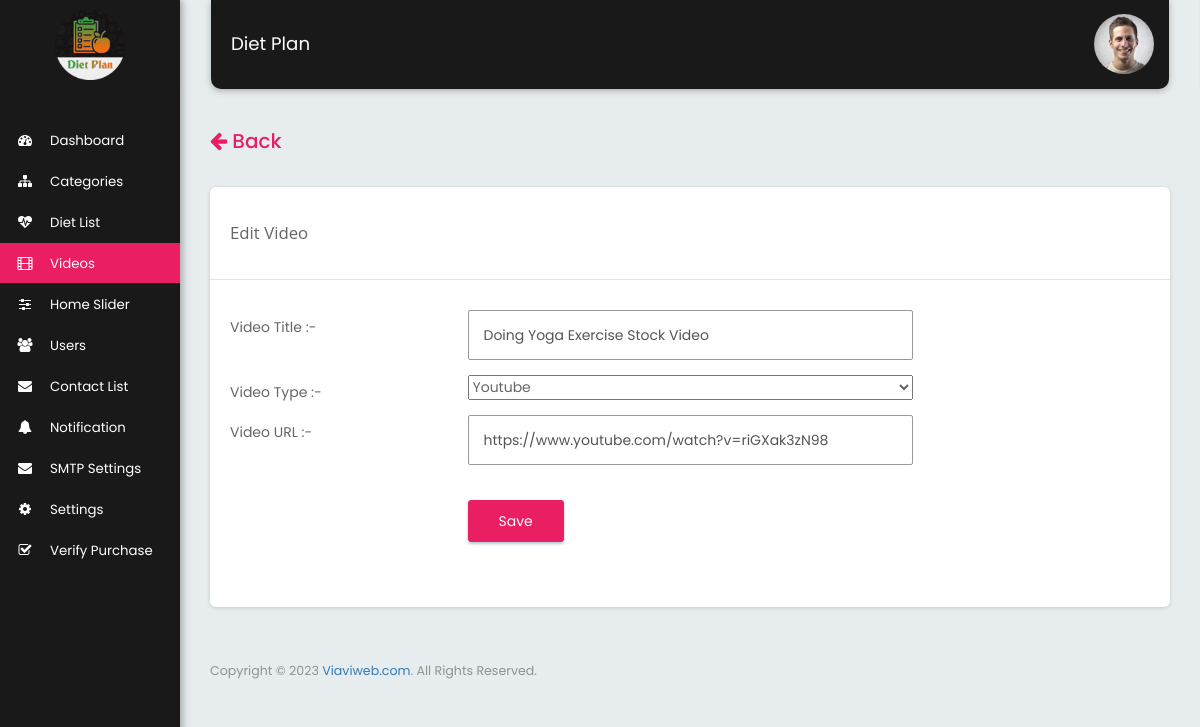
Page /edit_video.php?video_id=5&redirect=manage_videos.php (signed in) on the committed database.
### tables this page shows
CREATE TABLE `tbl_video` (
  `id` int(11) NOT NULL,
  `video_type` varchar(200) NOT NULL,
  `video_title` varchar(200) NOT NULL,
  `video_url` text NOT NULL,
  `video_id` varchar(200) DEFAULT NULL,
  `video_thumbnail` text NOT NULL,
  `video_duration` varchar(200) DEFAULT NULL,
  `total_views` int(11) NOT NULL DEFAULT 0,
  `is_slider` int(1) NOT NULL DEFAULT 0,
  `status` int(1) NOT NULL DEFAULT 1
);

### edit_video.php (the view, shortened to what this page needs)
<?php $page_title="Edit Video";
include("includes/header.php");
$qry="SELECT * FROM tbl_video WHERE `id`='".$_GET['video_id']."'";
$result=mysqli_query($mysqli,$qry);
$row=mysqli_fetch_assoc($result);
        ?>
       <div class="row">
        <div class="col-md-12">
         <?php
         if(isset($_GET['redirect'])){
           echo '<a href="'.$_GET['redirect'].'" class="btn_back"><h4 class="pull-left" style="font-size: 20px;color: #e91e63"><i class="fa fa-arrow-left"></i> Back</h4></a>';
         }
         else{
           echo '<a href="manage_videos.php" class="btn_back"><h4 class="pull-left" style="font-size: 20px;color: #e91e63"><i class="fa fa-arrow-left"></i> Back</h4></a>';
         }
         ?>
         <div class="card">
          <div class="page_title_block">
            <div class="col-md-5 col-xs-12">
              <div class="page_title"><?=$page_title?></div>
            </div>
          </div>
          <div class="clearfix"></div>
          <div class="card-body mrg_bottom">
            <form action="" name="edit_form" method="post" class="form form-horizontal" enctype="multipart/form-data">
              <div class="section">
                <div class="section-body">
                  <div class="form-group">
                    <label class="col-md-3 control-label">Video Title :-</label>
                    <div class="col-md-6">
                      <input type="text" name="video_title" id="video_title" value="<?php echo $row['video_title']?>" class="form-control" required>
                    </div>
                  </div>
                  <div class="form-group">
                    <label class="col-md-3 control-label">Video Type :-</label>
                    <div class="col-md-6">
                      <select name="video_type" id="video_type" style="width:280px; height:25px;" class="select2" required>
                        <option value="youtube" <?php if($row['video_type']=='youtube'){?>selected<?php }?>>Youtube</option>
                      </select>
                    </div>
                  </div>
                  <div id="video_url_display" class="form-group" <?php if($row['video_type']=='local'){?>style="display:none;"<?php }else{?>style="display:block;"<?php }?>>
                    <label class="col-md-3 control-label">Video URL :-</label>
                    <div class="col-md-6">
                      <input type="text" name="video_url" id="video_url" value="<?php echo $row['video_url']?>" class="form-control">
                    </div>
                  </div>
                  <br>
                <div class="form-group">
                  <div class="col-md-9 col-md-offset-3">
                    <button type="submit" name="submit" class="btn btn-primary">Save</button>
                  </div>
                </div>
              </div>
            </div>
          </form>
        </div>
      </div>
    </div>
  </div>
  <?php include("includes/footer.php");?>

### rows in the picture
tbl_video: video_title "Doing Yoga Exercise Stock Video", video_type "Youtube", video_url "https://www.youtube.com/watch?v=riGXak3zN98"

### other values in the picture
APP_NAME "Diet Plan"
$page_title "Edit Video"
